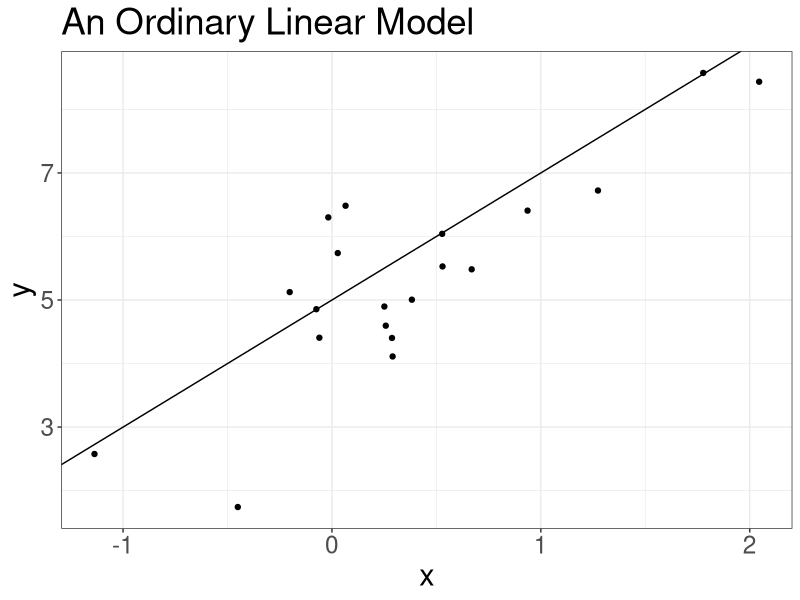

Write R code to recreate this figure.
## ---- chunk 1
knitr::opts_chunk$set(echo = FALSE)
library(tidyverse)
theme_set(theme_bw() + theme(text=element_text(size=22)))
## ---- chunk 2
n <- 20
x <- rnorm(n)
alpha <- 5
beta <- 2
sigma <- 1
epsilon <- rnorm(n,mean=0,sd=sigma)
y <- alpha + beta*x + epsilon
tibble(y=y,x=x) %>% 
  ggplot(aes(y=y,x=x)) + 
  geom_point() + 
  geom_abline(intercept = alpha,slope = beta) + 
  ggtitle("An Ordinary Linear Model")
